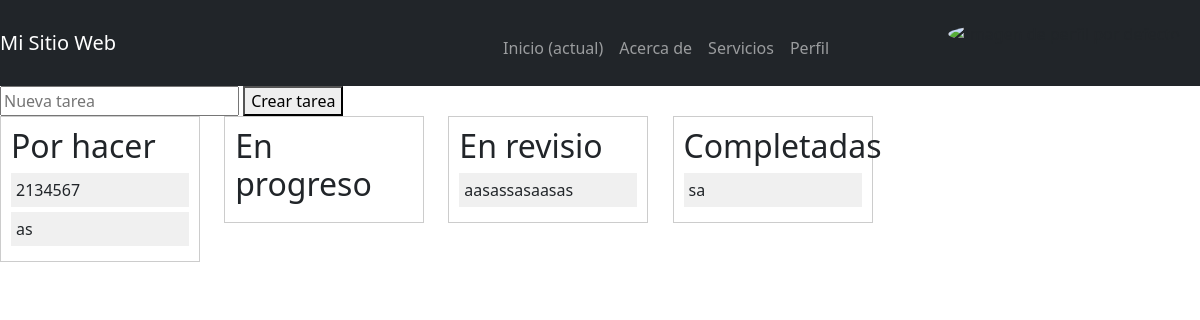
/Vista/tascas.php?id=32, run on an earlier commit of the app's database.
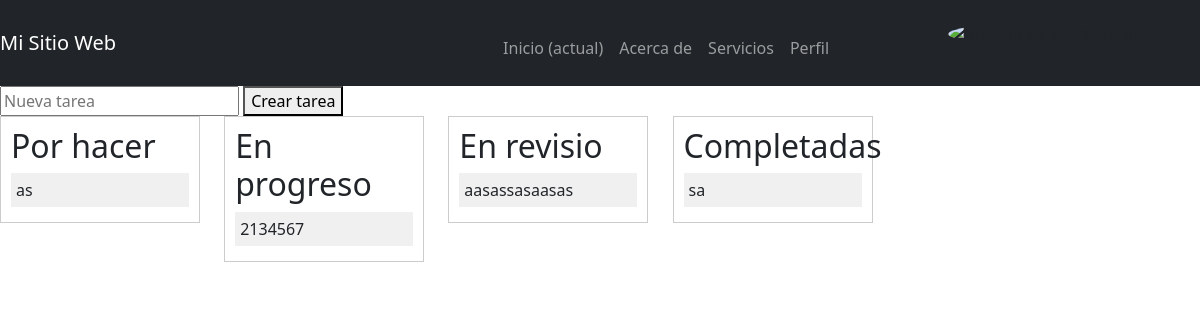
And on a later commit of the database.
### tables this page shows
CREATE TABLE IF NOT EXISTS `tasques` (
  `id` int(11) NOT NULL AUTO_INCREMENT,
  `id_projecte` int(11) NOT NULL,
  `descripcio` varchar(255) NOT NULL,
  `estat` enum('Por hacer','En progres','En revisio','Completades') NOT NULL,
  PRIMARY KEY (`id`),
  KEY `id_projecte` (`id_projecte`)
);

### Model/mainfunction.php (called while the page is built, shortened)
<?php
function connexio(){
    $dbname = 'projecte';
    $username = 'root';
    $password = 'final';
    $connexio = new PDO("mysql:host=db;dbname=$dbname", $username, $password);
    return $connexio;
}
function obtenerImagenPerfil($email) {
    $connexio = connexio();
    $statement = $connexio->prepare("SELECT imatge FROM usuaris WHERE email = ?");
    $statement->bindParam(1, $email);
    $statement->execute();
    $resultado = $statement->fetch(PDO::FETCH_ASSOC);
    if ($resultado && isset($resultado['imatge']) && !empty($resultado['imatge'])) {
        return $resultado['imatge'];
    } else {
        return null;
    }
}
?>

### Vista/tascas.php (the view, shortened to what this page needs)
<?php
require '../Model/mainfunction.php';
$connexio = connexio();
$proyectoId = $_GET['id'];
$sql = "SELECT * FROM tasques WHERE id_projecte = ?";
$statement = $connexio->prepare($sql);
$statement->execute([$proyectoId]);
$tareas = $statement->fetchAll(PDO::FETCH_ASSOC);
?>
<!DOCTYPE html>
<html lang="en">
<head>
<link href="https://cdn.jsdelivr.net/npm/bootstrap@5.3.3/dist/css/bootstrap.min.css" rel="stylesheet">
</head>
<body>
<nav class="navbar navbar-expand-lg navbar-dark bg-dark">
  <a class="navbar-brand" href="#">Mi Sitio Web</a>
  <div class="collapse navbar-collapse" id="navbarSupportedContent">
    <ul class="navbar-nav mr-auto">
      <li class="nav-item active">
        <a class="nav-link" href="#">Inicio <span class="sr-only">(actual)</span></a>
      </li>
      <li class="nav-item">
        <a class="nav-link" href="#">Acerca de</a>
      </li>
      <li class="nav-item">
        <a class="nav-link" href="#">Servicios</a>
      </li>
      <li class="nav-item">
        <a class="nav-link" href="../Controlador/perfil.php">Perfil</a>
      </li>
      <div style="position: absolute; top: 20px; right: 20px;">
            <?php
            $imagen_perfil = obtenerImagenPerfil($_SESSION['email']);
            if($imagen_perfil) {
                echo '<img src="' . $imagen_perfil . '" alt="Imagen de perfil" style="width: 100px; height: 100px; border-radius: 50%;">';
            } else {
                echo '<img src="default_profile_image.jpg" alt="Imagen de perfil por defecto" style="width: 100px; height: 100px; border-radius: 50%;">';
            }
            ?>
        </div>
    </ul>
  </div>
</nav>
<form id="newTaskForm">
        <input type="text" id="newTaskInput" placeholder="Nueva tarea">
        <button type="submit">Crear tarea</button>
    </form>
    <div class="column" id="Por hacer">
        <h2>Por hacer</h2>
        <?php
    foreach ($tareas as $tarea) {
        if ($tarea['estat'] === 'Por hacer') {
            echo "<div id='{$tarea['id']}' class='task' draggable='true'>{$tarea['descripcio']}</div>";
        }
    }
    ?>
    </div>
    <div class="column" id="En progres">
        <h2>En progreso</h2>
        <?php
    foreach ($tareas as $tarea) {
        if ($tarea['estat'] === 'En progres') {
            echo "<div id='{$tarea['id']}' class='task' draggable='true'>{$tarea['descripcio']}</div>";
        }
    }
    ?>
    </div>
    <div class="column" id="En revisio">
        <h2>En revisio</h2>
        <?php
    foreach ($tareas as $tarea) {
        if ($tarea['estat'] === 'En revisio') {
            echo "<div id='{$tarea['id']}' class='task' draggable='true'>{$tarea['descripcio']}</div>";
        }
    }
    ?>
    </div>
    <div class="column" id="Completades">
        <h2>Completadas</h2>
        <?php
    foreach ($tareas as $tarea) {
        if ($tarea['estat'] === 'Completades') {
            echo "<div id='{$tarea['id']}' class='task' draggable='true'>{$tarea['descripcio']}</div>";
        }
    }
    ?>
    </div>
</body>
</html>

What changed in the data, as far as the page shows it:
changed tasques (number 2 of 4 on the later page): moves from the list under "Por hacer" to the list under "En progreso"
